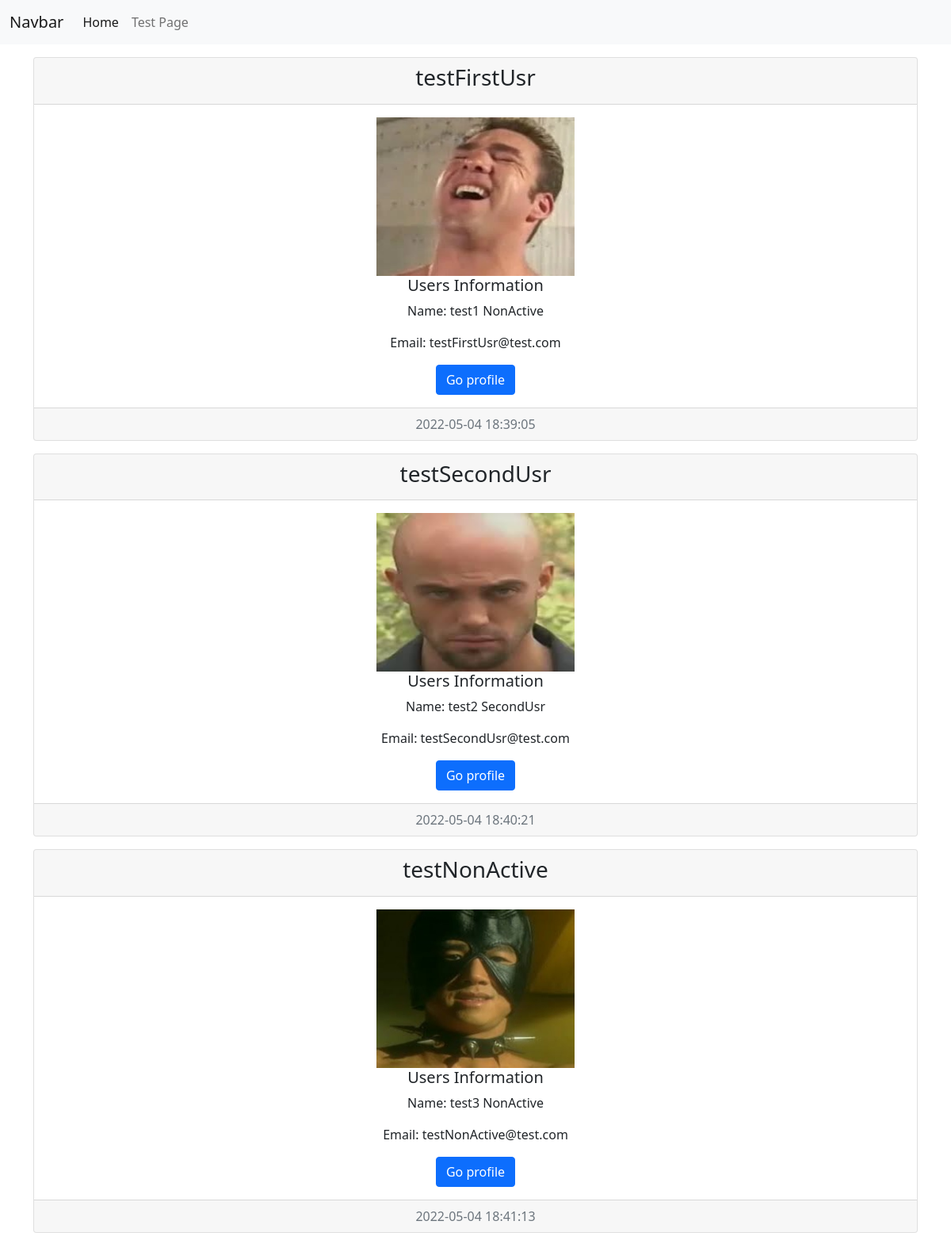
The page /mychat/expPage (upper part) on the database as committed earlier.
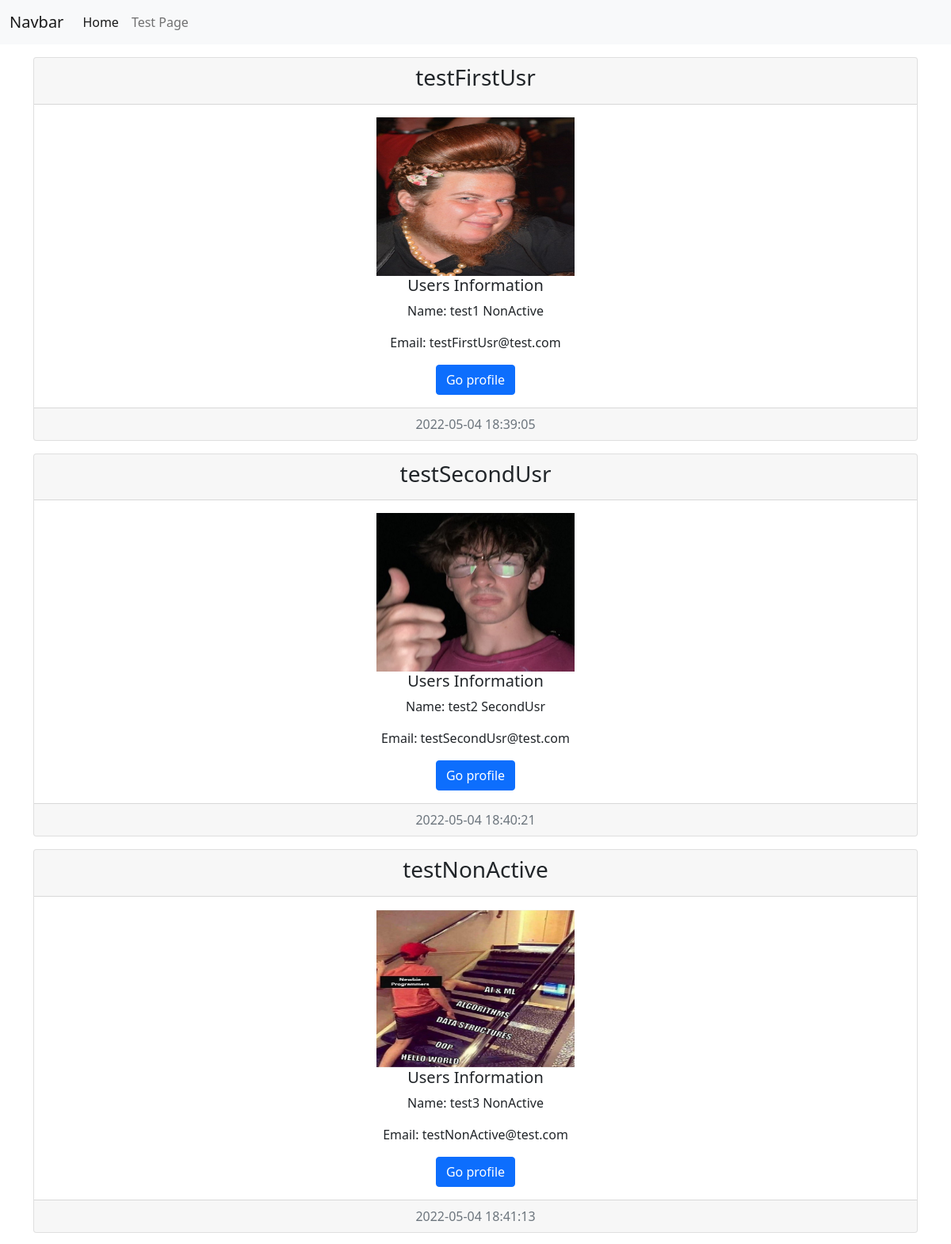
The same page on the database as committed later.
### mainPage/models.py (models this page shows, shortened)
class logInf(models.Model):
    login = models.CharField(max_length = 150)
    password = models.CharField(max_length = 100)
    email = models.EmailField(max_length = 150)
    firstName = models.CharField(max_length = 150)
    lastName = models.CharField(max_length = 150)
    photo = models.ImageField(upload_to = 'photo/%Y/%m/%d/', blank = True)
    region = models.ForeignKey('Regions', on_delete = models.PROTECT, null = True)
    created_at = models.DateTimeField(auto_now_add = True)
    update_up = models.DateTimeField(auto_now = True)
    active = models.BooleanField(default = True)

### mainPage/views.py (the view)
# urls.py: path('expPage', adminUsr),
def adminUsr(request):
    usr = logInf.objects.all()#requst for get all inf usr in my db
    res = '<h1>List users</h1>'
    context = {
        'title': 'List users',
        'usersInf': usr,
    }
    return render(request, template_name = 'mainPage/expPage.html', context = context)

### mainPage/templates/mainPage/expPage.html (shortened to what this page needs)
<!doctype html>
<html lang="en">
  <head>
    <link href="https://cdn.jsdelivr.net/npm/bootstrap@5.1.3/dist/css/bootstrap.min.css" rel="stylesheet">
  </head>
  <body>
    <nav class="navbar navbar-expand-lg navbar-light bg-light">
      <div class="container-fluid">
        <a class="navbar-brand" href="#">Navbar</a>
        <div class="collapse navbar-collapse" id="navbarSupportedContent">
          <ul class="navbar-nav me-auto mb-2 mb-lg-0">
            <li class="nav-item">
              <a class="nav-link active" aria-current="page" href="#">Home</a>
            </li>
            <li class="nav-item">
              <a class="nav-link" href="#">Test Page</a>
            </li>
          </ul>
        </div>
      </div>
    </nav>
    <div class="container mt-3">
      <div class="row">
        <div class="col-md-12">
          {% for item in usersInf%}
            <div class="card mb-3 text-center">
              <div class="card-header">
                <h3> {{ item.login }} </h3>
              </div>
              <div class="card-body">
                <div class="media">
                  {% if item.photo %}
                    <img src=" {{ item.photo.url }} " alt="" width = "250" height="200">
                  {% else %}
                    <img src="https://picsum.photos/id/237/250/200" alt="">
                  {% endif %}
                  <div class="media-body">
                    <h5 class="card-title">Users Information</h5>
                    <p class="card-text"> Name: {{ item.firstName }} {{ item.lastName }}</p>
                    <p class="card-text"> Email: {{ item.email }}</p>
                    <a href="#" class="btn btn-primary">Go profile</a>
                  </div>
                </div>
              </div>
              <div class="card-footer text-muted">
                {{ item.created_at|date:"Y-m-d H:i:s" }}
              </div>
            </div>
          {% endfor %}
        </div>
      </div>
    </div>
  </body>
</html>

Rows that differ between the two databases and show on the page:
changed logInf "testFirstUsr": photo: a different picture
changed logInf "testSecondUsr": photo: a different picture
changed logInf "testNonActive": photo: a different picture
